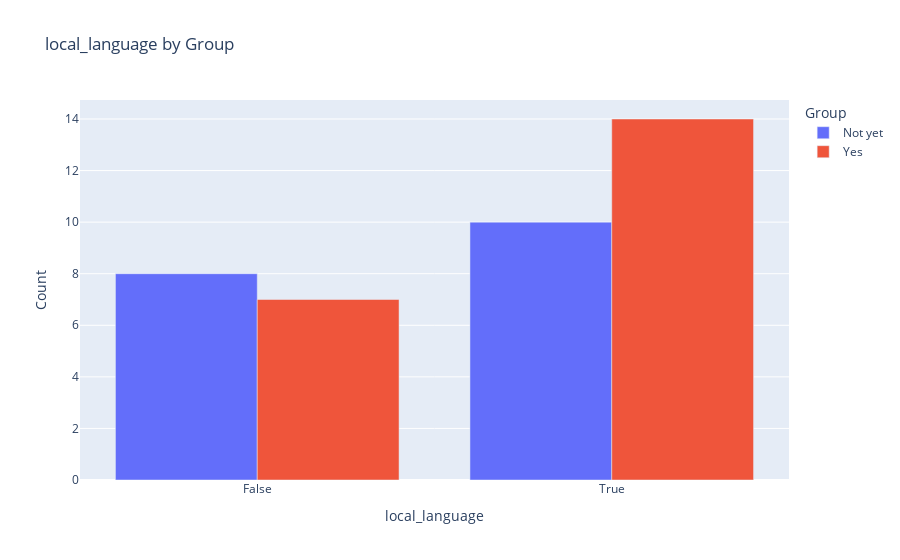

The cell this chart's notebook holds for it:
### Code cell
data = {'local_language': ['False','True'],
        'Not yet': [8, 10],
        'Yes': [7,14]}
df = pd.DataFrame(data)

# Melt the DataFrame to transform it to a long format
df_melted = pd.melt(df, id_vars=['local_language'], var_name='Group', value_name='Count')

# Create a pie chart using Plotly Express
fig = px.bar(df_melted, x='local_language', y='Count', color='Group', barmode='group',
             title='local_language by Group')

# Show the plot
fig.show()

### Figure 1 — Plotly figure (JSON) as saved in the notebook; plotly's stock layout.template omitted (floating-point values rounded to 4 significant figures)
{"data": [{"alignmentgroup": "True", "hovertemplate": "Group=Not yet<br>local_language=%{x}<br>Count=%{y}<extra></extra>", "legendgroup": "Not yet", "marker": {"color": "#636efa", "pattern": {"shape": ""}}, "name": "Not yet", "offsetgroup": "Not yet", "orientation": "v", "showlegend": true, "textposition": "auto", "type": "bar", "x": ["False", "True"], "xaxis": "x", "y": [8, 10], "yaxis": "y"}, {"alignmentgroup": "True", "hovertemplate": "Group=Yes<br>local_language=%{x}<br>Count=%{y}<extra></extra>", "legendgroup": "Yes", "marker": {"color": "#EF553B", "pattern": {"shape": ""}}, "name": "Yes", "offsetgroup": "Yes", "orientation": "v", "showlegend": true, "textposition": "auto", "type": "bar", "x": ["False", "True"], "xaxis": "x", "y": [7, 14], "yaxis": "y"}], "layout": {"barmode": "group", "legend": {"title": {"text": "Group"}, "tracegroupgap": 0}, "title": {"text": "local_language by Group"}, "xaxis": {"anchor": "y", "domain": [0, 1], "title": {"text": "local_language"}}, "yaxis": {"anchor": "x", "domain": [0, 1], "title": {"text": "Count"}}}}
